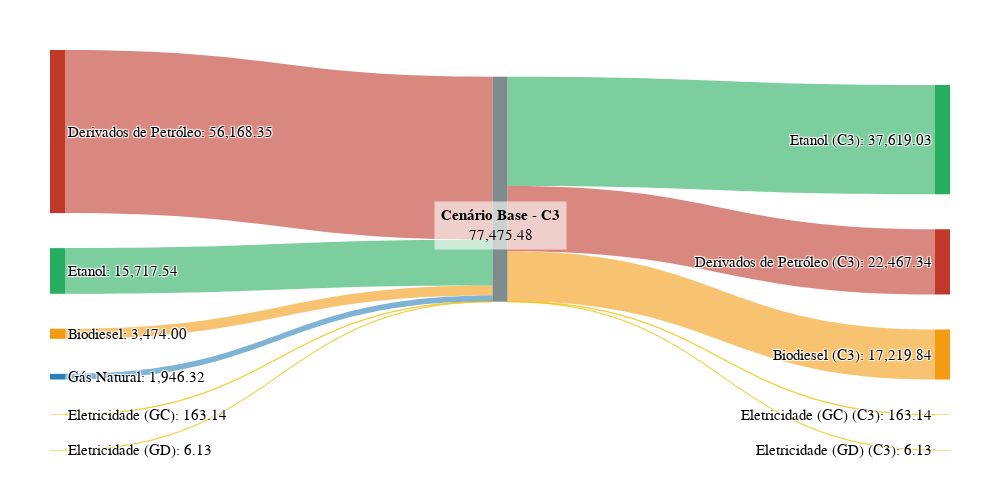

This figure's notebook cell:
### Markdown cell above
## Base para Cenário 3

### Code cell
valores_c3 = {
    "Derivados de Petróleo": 22467.34,
    "Biodiesel": 17219.84,
    "Etanol": 37619.03,
    "Eletricidade (GC)": 163.14,
    "Eletricidade (GD)": 6.13,
    "Gás Natural": 0.00
}

plot_sankey_base_vs_cenario(
    cenario_nome="C3",
    valores_base=valores_base,
    valores_cenario=valores_c3,
    output_path="../data/graphs//base-cen3.pdf"
)

### Figure 1 — Plotly figure (JSON) as saved in the notebook; plotly's stock layout.template omitted (floating-point values rounded to 4 significant figures)
{"data": [{"link": {"color": ["rgba(192,57,43,0.6)", "rgba(243,156,18,0.6)", "rgba(39,174,96,0.6)", "rgba(241,196,15,0.6)", "rgba(241,196,15,0.6)", "rgba(41,128,185,0.6)", "rgba(192,57,43,0.6)", "rgba(243,156,18,0.6)", "rgba(39,174,96,0.6)", "rgba(241,196,15,0.6)", "rgba(241,196,15,0.6)", "rgba(41,128,185,0.6)"], "source": [0, 1, 2, 3, 4, 5, 6, 6, 6, 6, 6, 6], "target": [6, 6, 6, 6, 6, 6, 7, 8, 9, 10, 11, 12], "value": [56170.0, 3474, 15720.0, 163.1, 6.13, 1946.0, 22470.0, 17220.0, 37620.0, 163.1, 6.13, 0]}, "node": {"color": ["#C0392B", "#F39C12", "#27AE60", "#F1C40F", "#F1C40F", "#2980B9", "#7F8C8D", "#C0392B", "#F39C12", "#27AE60", "#F1C40F", "#F1C40F", "#2980B9"], "label": ["Derivados de Petróleo: 56,168.35", "Biodiesel: 3,474.00", "Etanol: 15,717.54", "Eletricidade (GC): 163.14", "Eletricidade (GD): 6.13", "Gás Natural: 1,946.32", "", "Derivados de Petróleo (C3): 22,467.34", "Biodiesel (C3): 17,219.84", "Etanol (C3): 37,619.03", "Eletricidade (GC) (C3): 163.14", "Eletricidade (GD) (C3): 6.13", "Gás Natural (C3) - 0.00"], "line": {"color": "white", "width": 0}, "pad": 35, "thickness": 15}, "type": "sankey"}], "layout": {"annotations": [{"align": "center", "bgcolor": "rgba(255,255,255,0.6)", "borderpad": 6, "font": {"color": "black", "family": "Times New Roman", "size": 15}, "showarrow": false, "text": "<b>Cenário Base - C3</b><br>77,475.48", "x": 0.5, "xanchor": "center", "y": 0.5, "yanchor": "bottom"}], "font": {"color": "black", "family": "Times New Roman", "size": 15}, "height": 500, "margin": {"b": 50, "l": 50, "r": 50, "t": 50}, "paper_bgcolor": "white", "plot_bgcolor": "white", "width": 1000}}
